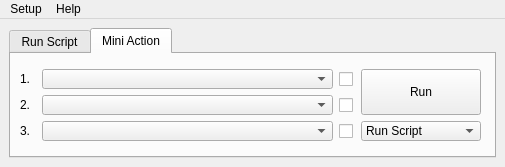
<?xml version="1.0" encoding="UTF-8"?>
<ui version="4.0">
 <class>MainWindow</class>
 <widget class="QMainWindow" name="MainWindow">
  <property name="geometry">
   <rect>
    <x>0</x>
    <y>0</y>
    <width>505</width>
    <height>167</height>
   </rect>
  </property>
  <property name="minimumSize">
   <size>
    <width>505</width>
    <height>167</height>
   </size>
  </property>
  <property name="maximumSize">
   <size>
    <width>1108</width>
    <height>692</height>
   </size>
  </property>
  <property name="windowTitle">
   <string>MainWindow</string>
  </property>
  <property name="windowIcon">
   <iconset>
    <normaloff>:/icons/icon.png</normaloff>:/icons/icon.png</iconset>
  </property>
  <property name="windowOpacity">
   <double>1.000000000000000</double>
  </property>
  <widget class="QWidget" name="centralwidget">
   <layout class="QVBoxLayout" name="verticalLayout_2">
    <item>
     <widget class="QTabWidget" name="tabWidget">
      <property name="enabled">
       <bool>true</bool>
      </property>
      <property name="tabPosition">
       <enum>QTabWidget::North</enum>
      </property>
      <property name="tabShape">
       <enum>QTabWidget::Rounded</enum>
      </property>
      <property name="currentIndex">
       <number>1</number>
      </property>
      <property name="elideMode">
       <enum>Qt::ElideLeft</enum>
      </property>
      <widget class="QWidget" name="run_tab">
       <attribute name="title">
        <string>Run Script</string>
       </attribute>
       <layout class="QVBoxLayout" name="verticalLayout">
        <item>
         <layout class="QGridLayout" name="gridLayout">
          <property name="sizeConstraint">
           <enum>QLayout::SetDefaultConstraint</enum>
          </property>
          <item row="0" column="2" rowspan="3">
           <widget class="QFrame" name="frame_2">
            <property name="minimumSize">
             <size>
              <width>101</width>
              <height>81</height>
             </size>
            </property>
            <property name="maximumSize">
             <size>
              <width>101</width>
              <height>16777215</height>
             </size>
            </property>
            <property name="frameShape">
             <enum>QFrame::StyledPanel</enum>
            </property>
            <property name="frameShadow">
             <enum>QFrame::Raised</enum>
            </property>
            <widget class="QPushButton" name="action_pb">
             <property name="geometry">
              <rect>
               <x>10</x>
               <y>0</y>
               <width>81</width>
               <height>81</height>
              </rect>
             </property>
             <property name="minimumSize">
              <size>
               <width>81</width>
               <height>81</height>
              </size>
             </property>
             <property name="baseSize">
              <size>
               <width>0</width>
               <height>0</height>
              </size>
             </property>
             <property name="cursor">
              <cursorShape>PointingHandCursor</cursorShape>
             </property>
             <property name="toolTip">
              <string>Click to Bomb</string>
             </property>
             <property name="layoutDirection">
              <enum>Qt::LeftToRight</enum>
             </property>
             <property name="styleSheet">
              <string notr="true">QPushButton#action_pb {
	background-color: rgb(54, 194, 32);
	border-radius: 40px;
}

QPushButton#action_pb:hover {
	background-color: rgb(48, 170, 27);
}

QPushButton#action_pb:pressed {
	background-color: rgb(0, 93, 0);
}</string>
             </property>
             <property name="text">
              <string/>
             </property>
             <property name="icon">
              <iconset>
               <normaloff>../icons/run.png</normaloff>../icons/run.png</iconset>
             </property>
             <property name="iconSize">
              <size>
               <width>60</width>
               <height>60</height>
              </size>
             </property>
             <property name="checkable">
              <bool>false</bool>
             </property>
            </widget>
           </widget>
          </item>
          <item row="2" column="3">
           <widget class="QCheckBox" name="action_6_cb">
            <property name="text">
             <string>Action 6</string>
            </property>
           </widget>
          </item>
          <item row="2" column="0">
           <widget class="QCheckBox" name="action_3_cb">
            <property name="text">
             <string>Action 3</string>
            </property>
           </widget>
          </item>
          <item row="2" column="1">
           <widget class="QPushButton" name="load_action_3_pb">
            <property name="minimumSize">
             <size>
              <width>31</width>
              <height>23</height>
             </size>
            </property>
            <property name="maximumSize">
             <size>
              <width>31</width>
              <height>23</height>
             </size>
            </property>
            <property name="text">
             <string/>
            </property>
           </widget>
          </item>
          <item row="0" column="0">
           <widget class="QCheckBox" name="action_1_cb">
            <property name="text">
             <string>Action 1</string>
            </property>
           </widget>
          </item>
          <item row="2" column="4">
           <widget class="QPushButton" name="load_action_6_pb">
            <property name="minimumSize">
             <size>
              <width>31</width>
              <height>23</height>
             </size>
            </property>
            <property name="maximumSize">
             <size>
              <width>31</width>
              <height>23</height>
             </size>
            </property>
            <property name="text">
             <string/>
            </property>
           </widget>
          </item>
          <item row="1" column="4">
           <widget class="QPushButton" name="load_action_5_pb">
            <property name="minimumSize">
             <size>
              <width>31</width>
              <height>23</height>
             </size>
            </property>
            <property name="maximumSize">
             <size>
              <width>31</width>
              <height>23</height>
             </size>
            </property>
            <property name="text">
             <string/>
            </property>
           </widget>
          </item>
          <item row="0" column="3">
           <widget class="QCheckBox" name="action_4_cb">
            <property name="text">
             <string>Action 4</string>
            </property>
            <property name="checked">
             <bool>false</bool>
            </property>
           </widget>
          </item>
          <item row="1" column="3">
           <widget class="QCheckBox" name="action_5_cb">
            <property name="text">
             <string>Action 5</string>
            </property>
           </widget>
          </item>
          <item row="1" column="1">
           <widget class="QPushButton" name="load_action_2_pb">
            <property name="minimumSize">
             <size>
              <width>31</width>
              <height>23</height>
             </size>
            </property>
            <property name="maximumSize">
             <size>
              <width>31</width>
              <height>23</height>
             </size>
            </property>
            <property name="text">
             <string/>
            </property>
           </widget>
          </item>
          <item row="0" column="1">
           <widget class="QPushButton" name="load_action_1_pb">
            <property name="minimumSize">
             <size>
              <width>31</width>
              <height>23</height>
             </size>
            </property>
            <property name="maximumSize">
             <size>
              <width>31</width>
              <height>23</height>
             </size>
            </property>
            <property name="text">
             <string/>
            </property>
           </widget>
          </item>
          <item row="0" column="4">
           <widget class="QPushButton" name="load_action_4_pb">
            <property name="minimumSize">
             <size>
              <width>31</width>
              <height>23</height>
             </size>
            </property>
            <property name="maximumSize">
             <size>
              <width>31</width>
              <height>23</height>
             </size>
            </property>
            <property name="text">
             <string/>
            </property>
           </widget>
          </item>
          <item row="1" column="0">
           <widget class="QCheckBox" name="action_2_cb">
            <property name="text">
             <string>Action 2</string>
            </property>
           </widget>
          </item>
         </layout>
        </item>
       </layout>
      </widget>
      <widget class="QWidget" name="mini_tab">
       <attribute name="title">
        <string>Mini Action</string>
       </attribute>
       <layout class="QVBoxLayout" name="verticalLayout_3">
        <item>
         <layout class="QGridLayout" name="gridLayout_2">
          <item row="1" column="1">
           <widget class="QComboBox" name="cus_action_2_cb">
            <property name="sizePolicy">
             <sizepolicy hsizetype="Minimum" vsizetype="Fixed">
              <horstretch>0</horstretch>
              <verstretch>0</verstretch>
             </sizepolicy>
            </property>
            <property name="minimumSize">
             <size>
              <width>291</width>
              <height>20</height>
             </size>
            </property>
            <property name="maximumSize">
             <size>
              <width>291</width>
              <height>20</height>
             </size>
            </property>
           </widget>
          </item>
          <item row="0" column="0">
           <widget class="QLabel" name="label">
            <property name="minimumSize">
             <size>
              <width>16</width>
              <height>16</height>
             </size>
            </property>
            <property name="maximumSize">
             <size>
              <width>16</width>
              <height>16</height>
             </size>
            </property>
            <property name="text">
             <string>1.</string>
            </property>
           </widget>
          </item>
          <item row="1" column="0">
           <widget class="QLabel" name="label_2">
            <property name="minimumSize">
             <size>
              <width>16</width>
              <height>16</height>
             </size>
            </property>
            <property name="maximumSize">
             <size>
              <width>16</width>
              <height>16</height>
             </size>
            </property>
            <property name="text">
             <string>2.</string>
            </property>
           </widget>
          </item>
          <item row="0" column="1">
           <widget class="QComboBox" name="cus_action_1_cb">
            <property name="sizePolicy">
             <sizepolicy hsizetype="Minimum" vsizetype="Fixed">
              <horstretch>0</horstretch>
              <verstretch>0</verstretch>
             </sizepolicy>
            </property>
            <property name="minimumSize">
             <size>
              <width>291</width>
              <height>20</height>
             </size>
            </property>
            <property name="maximumSize">
             <size>
              <width>291</width>
              <height>20</height>
             </size>
            </property>
           </widget>
          </item>
          <item row="2" column="2">
           <widget class="QCheckBox" name="checkBox_3">
            <property name="minimumSize">
             <size>
              <width>16</width>
              <height>16</height>
             </size>
            </property>
            <property name="maximumSize">
             <size>
              <width>16</width>
              <height>16</height>
             </size>
            </property>
            <property name="text">
             <string/>
            </property>
           </widget>
          </item>
          <item row="0" column="2">
           <widget class="QCheckBox" name="checkBox">
            <property name="minimumSize">
             <size>
              <width>16</width>
              <height>16</height>
             </size>
            </property>
            <property name="maximumSize">
             <size>
              <width>16</width>
              <height>16</height>
             </size>
            </property>
            <property name="text">
             <string/>
            </property>
           </widget>
          </item>
          <item row="1" column="2">
           <widget class="QCheckBox" name="checkBox_2">
            <property name="minimumSize">
             <size>
              <width>16</width>
              <height>16</height>
             </size>
            </property>
            <property name="maximumSize">
             <size>
              <width>16</width>
              <height>16</height>
             </size>
            </property>
            <property name="text">
             <string/>
            </property>
           </widget>
          </item>
          <item row="2" column="0">
           <widget class="QLabel" name="label_3">
            <property name="minimumSize">
             <size>
              <width>16</width>
              <height>16</height>
             </size>
            </property>
            <property name="maximumSize">
             <size>
              <width>16</width>
              <height>16</height>
             </size>
            </property>
            <property name="text">
             <string>3.</string>
            </property>
           </widget>
          </item>
          <item row="2" column="1">
           <widget class="QComboBox" name="cus_action_3_cb">
            <property name="sizePolicy">
             <sizepolicy hsizetype="Minimum" vsizetype="Fixed">
              <horstretch>0</horstretch>
              <verstretch>0</verstretch>
             </sizepolicy>
            </property>
            <property name="minimumSize">
             <size>
              <width>291</width>
              <height>20</height>
             </size>
            </property>
            <property name="maximumSize">
             <size>
              <width>291</width>
              <height>20</height>
             </size>
            </property>
           </widget>
          </item>
          <item row="2" column="3">
           <widget class="QComboBox" name="comboBox">
            <property name="maximumSize">
             <size>
              <width>120</width>
              <height>20</height>
             </size>
            </property>
            <item>
             <property name="text">
              <string>Run Script</string>
             </property>
            </item>
            <item>
             <property name="text">
              <string>Import Maya</string>
             </property>
            </item>
            <item>
             <property name="text">
              <string>Import Ref Maya</string>
             </property>
            </item>
            <item>
             <property name="text">
              <string>Add Item</string>
             </property>
            </item>
            <item>
             <property name="text">
              <string>Remove Item</string>
             </property>
            </item>
           </widget>
          </item>
          <item row="0" column="3" rowspan="2">
           <widget class="QPushButton" name="run_pb">
            <property name="minimumSize">
             <size>
              <width>81</width>
              <height>0</height>
             </size>
            </property>
            <property name="maximumSize">
             <size>
              <width>120</width>
              <height>48</height>
             </size>
            </property>
            <property name="text">
             <string>Run</string>
            </property>
           </widget>
          </item>
         </layout>
        </item>
       </layout>
      </widget>
     </widget>
    </item>
   </layout>
  </widget>
  <widget class="QMenuBar" name="menuBar">
   <property name="geometry">
    <rect>
     <x>0</x>
     <y>0</y>
     <width>505</width>
     <height>21</height>
    </rect>
   </property>
   <widget class="QMenu" name="menuSetup">
    <property name="title">
     <string>Setup</string>
    </property>
    <addaction name="actionActivate"/>
    <addaction name="actionReset"/>
   </widget>
   <widget class="QMenu" name="menuHelp">
    <property name="title">
     <string>Help</string>
    </property>
    <addaction name="actionHelp"/>
   </widget>
   <addaction name="menuSetup"/>
   <addaction name="menuHelp"/>
  </widget>
  <action name="actionCreate_Save_File">
   <property name="text">
    <string>Create Save File</string>
   </property>
  </action>
  <action name="actionActivate">
   <property name="text">
    <string>Activate</string>
   </property>
   <property name="shortcut">
    <string>Ctrl+A</string>
   </property>
  </action>
  <action name="actionReset">
   <property name="text">
    <string>Reset</string>
   </property>
   <property name="shortcut">
    <string>Ctrl+R</string>
   </property>
  </action>
  <action name="actionHelp">
   <property name="text">
    <string>CRB Tool Help</string>
   </property>
   <property name="shortcut">
    <string>Ctrl+H</string>
   </property>
  </action>
  <action name="actionIntroduction">
   <property name="text">
    <string>Introduction</string>
   </property>
  </action>
 </widget>
 <resources/>
 <connections/>
</ui>
